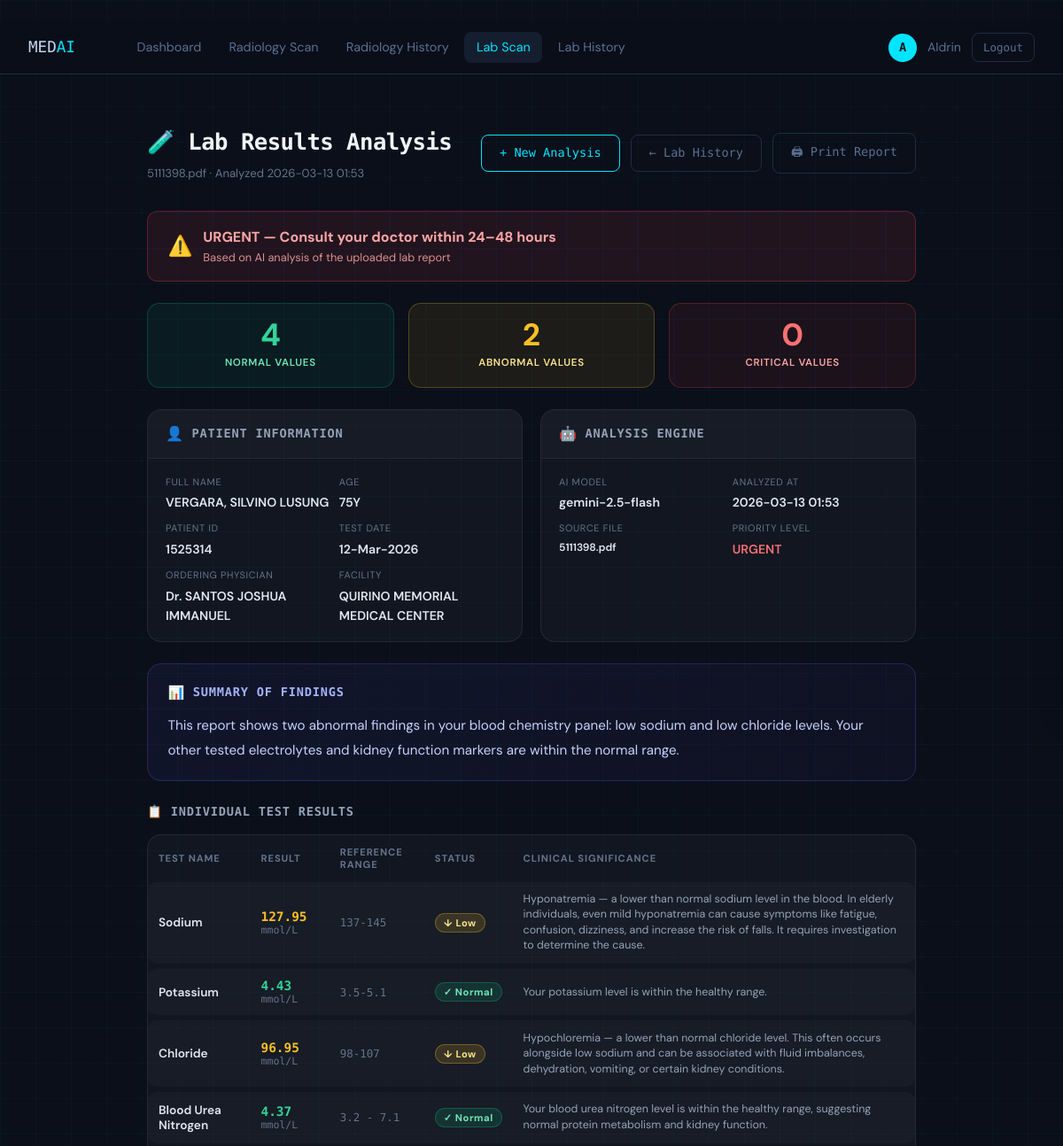
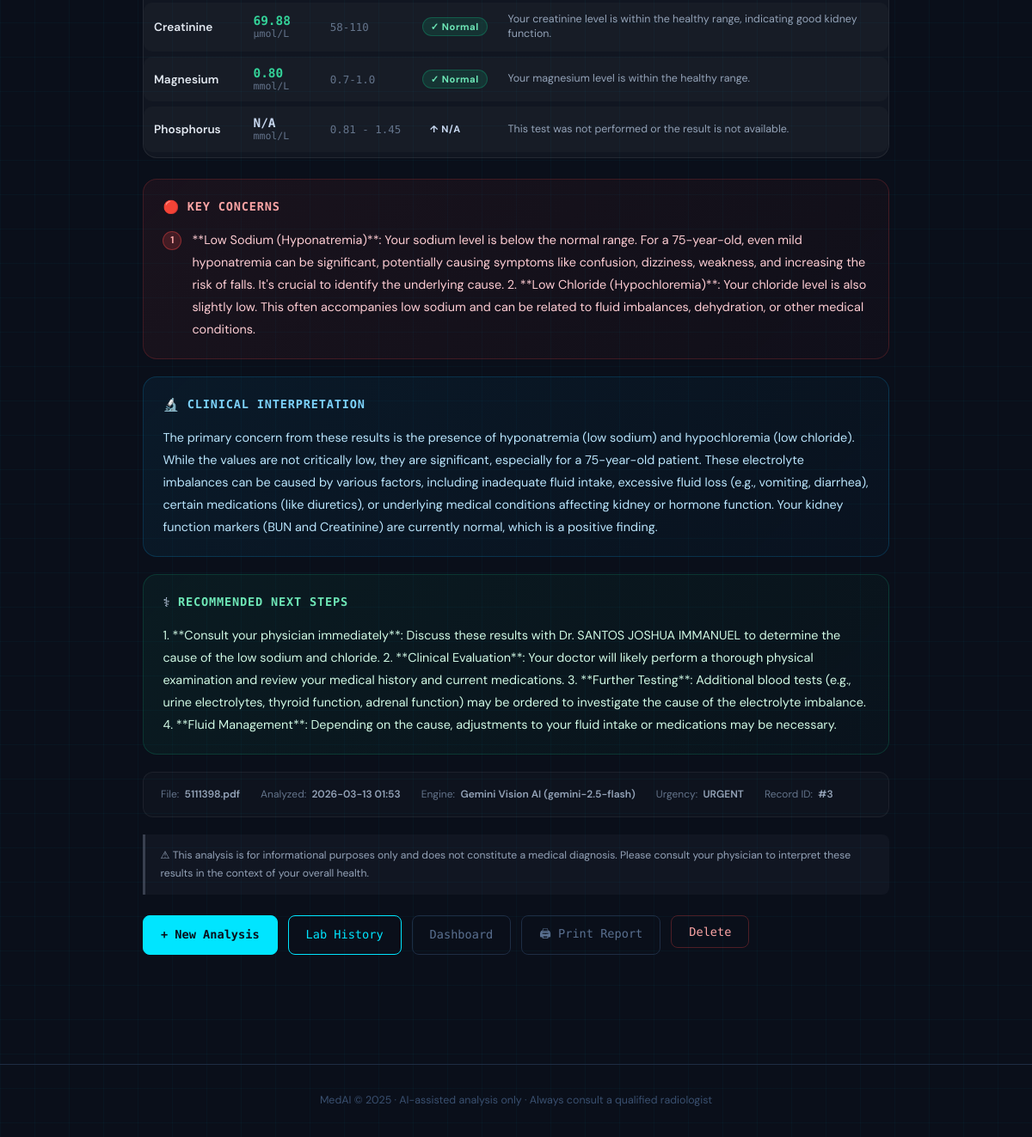
The page /lab-results/3 (signed in) on the database its author committed (2 pictures, top to bottom).
### app/database/models.py (models this page shows, shortened)
class User(db.Model, UserMixin):
    __tablename__ = "users"
    id            = db.Column(db.Integer, primary_key=True)
    name          = db.Column(db.String(120), nullable=False)
    email         = db.Column(db.String(180), unique=True, nullable=False, index=True)
    password_hash = db.Column(db.String(256), nullable=False)
    role          = db.Column(db.String(20), default="clinician")   # clinician | radiologist | admin
    created_at    = db.Column(db.DateTime, default=datetime.utcnow)
    uploads = db.relationship(
        "Upload", backref="owner", lazy=True, cascade="all, delete-orphan"
    )

class LabResult(db.Model):
    __tablename__ = "lab_results"
    id                 = db.Column(db.Integer, primary_key=True)
    user_id            = db.Column(db.Integer, db.ForeignKey("users.id"), nullable=False)
    original_filename  = db.Column(db.String(260))
    file_type          = db.Column(db.String(20))
    patient_name       = db.Column(db.String(200))
    patient_age        = db.Column(db.String(50))
    patient_id_ref     = db.Column(db.String(100))
    test_date          = db.Column(db.String(100))
    ordering_physician = db.Column(db.String(200))
    facility           = db.Column(db.String(200))
    summary            = db.Column(db.Text)
    key_concerns       = db.Column(db.Text)
    interpretation     = db.Column(db.Text)
    next_steps         = db.Column(db.Text)
    urgency            = db.Column(db.String(20))
    disclaimer         = db.Column(db.Text)
    normal_count       = db.Column(db.Integer, default=0)
    abnormal_count     = db.Column(db.Integer, default=0)
    critical_count     = db.Column(db.Integer, default=0)
    findings_json      = db.Column(db.Text)
    model_used         = db.Column(db.String(100))
    analysis_date      = db.Column(db.DateTime, default=datetime.utcnow)

### app/lab_routes.py (the view)
@lab_bp.route("/lab-results/<int:result_id>")
@login_required
def lab_result_view(result_id):
    from app.database.models import LabResult
    record = LabResult.query.get_or_404(result_id)
    if record.user_id != current_user.id:
        abort(403)
    findings = []
    if record.findings_json:
        try:
            findings = json.loads(record.findings_json)
        except Exception:
            findings = []
    return render_template("lab_result.html", record=record, findings=findings)

### templates/lab_result.html (shortened to what this page needs)
﻿{% extends "base.html" %}
{% block content %}
<div class="lab-result-page">
  <div class="lab-page-header anim-1">
    <div class="lab-page-header-left">
      <h1>🧪 Lab Results Analysis</h1>
      <p>{{ record.original_filename }} · Analyzed {{ record.analysis_date.strftime('%Y-%m-%d %H:%M') }}</p>
    </div>
    <div class="lab-header-actions">
      <a href="{{ url_for('lab.lab_upload') }}" class="btn btn-outline">+ New Analysis</a>
      <a href="{{ url_for('lab.lab_history') }}" class="btn btn-ghost">← Lab History</a>
      <button onclick="window.print()" class="btn btn-ghost">🖨 Print Report</button>
    </div>
  </div>
  {% set urgency_lower = record.urgency.lower() %}
  <div class="urgency-banner urgency-banner--{{ urgency_lower }} anim-1">
    <span class="urgency-icon">
      {% if record.urgency == 'EMERGENCY' %}🚨
      {% elif record.urgency == 'URGENT' %}⚠️
      {% elif record.urgency == 'SOON' %}🔔
      {% else %}✅{% endif %}
    </span>
    <div class="urgency-text">
      <strong>{{ record.urgency }} —
        {% if record.urgency == 'EMERGENCY' %}Seek immediate medical attention
        {% elif record.urgency == 'URGENT' %}Consult your doctor within 24–48 hours
        {% elif record.urgency == 'SOON' %}Schedule an appointment within 1 week
        {% else %}No urgent action required — follow up at your next visit{% endif %}
      </strong>
      <span>Based on AI analysis of the uploaded lab report</span>
    </div>
  </div>
  <div class="lab-stats-row anim-2">
    <div class="lab-stat-card lab-stat-card--normal">
      <div class="lab-stat-val">{{ record.normal_count }}</div>
      <div class="lab-stat-label">Normal Values</div>
    </div>
    <div class="lab-stat-card lab-stat-card--abnormal">
      <div class="lab-stat-val">{{ record.abnormal_count }}</div>
      <div class="lab-stat-label">Abnormal Values</div>
    </div>
    <div class="lab-stat-card lab-stat-card--critical">
      <div class="lab-stat-val">{{ record.critical_count }}</div>
      <div class="lab-stat-label">Critical Values</div>
    </div>
  </div>
  <div class="lab-layout anim-3">
    <div class="lab-card">
      <div class="lab-card-header">
        <span class="lab-card-header-icon">👤</span>
        <h3>Patient Information</h3>
      </div>
      <div class="lab-card-body">
        <div class="patient-info-grid">
          <div class="patient-info-item">
            <div class="patient-info-label">Full Name</div>
            <div class="patient-info-value">{{ record.patient_name }}</div>
          </div>
          <div class="patient-info-item">
            <div class="patient-info-label">Age</div>
            <div class="patient-info-value">{{ record.patient_age }}</div>
          </div>
          <div class="patient-info-item">
            <div class="patient-info-label">Patient ID</div>
            <div class="patient-info-value">{{ record.patient_id_ref }}</div>
          </div>
          <div class="patient-info-item">
            <div class="patient-info-label">Test Date</div>
            <div class="patient-info-value">{{ record.test_date }}</div>
          </div>
          <div class="patient-info-item">
            <div class="patient-info-label">Ordering Physician</div>
            <div class="patient-info-value">{{ record.ordering_physician }}</div>
          </div>
          <div class="patient-info-item">
            <div class="patient-info-label">Facility</div>
            <div class="patient-info-value">{{ record.facility }}</div>
          </div>
        </div>
      </div>
    </div>
    <div class="lab-card">
      <div class="lab-card-header">
        <span class="lab-card-header-icon">🤖</span>
        <h3>Analysis Engine</h3>
      </div>
      <div class="lab-card-body">
        <div class="patient-info-grid">
          <div class="patient-info-item">
            <div class="patient-info-label">AI Model</div>
            <div class="patient-info-value">{{ record.model_used }}</div>
          </div>
          <div class="patient-info-item">
            <div class="patient-info-label">Analyzed At</div>
            <div class="patient-info-value">{{ record.analysis_date.strftime('%Y-%m-%d %H:%M') }}</div>
          </div>
          <div class="patient-info-item">
            <div class="patient-info-label">Source File</div>
            <div class="patient-info-value" style="font-size:.75rem;word-break:break-all">{{ record.original_filename }}</div>
          </div>
          <div class="patient-info-item">
            <div class="patient-info-label">Priority Level</div>
            <div class="patient-info-value">
              <span style="{% if record.urgency in ('EMERGENCY','URGENT') %}color:#f87171{% elif record.urgency == 'SOON' %}color:#fbbf24{% else %}color:#34d399{% endif %}">{{ record.urgency }}</span>
            </div>
          </div>
        </div>
      </div>
    </div>
  </div>
  {% if record.summary %}
  <div class="summary-section anim-4">
    <div class="summary-header">
      <span>📊</span>
      <h3>Summary of Findings</h3>
    </div>
    <div class="summary-text">{{ record.summary }}</div>
  </div>
  {% endif %}
  {% if findings %}
  <div class="test-results-section anim-5">
    <h3>📋 Individual Test Results</h3>
    <div class="lab-card" style="overflow-x:auto;">
      <table class="results-table">
        <thead>
          <tr>
            <th>Test Name</th>
            <th>Result</th>
            <th>Reference Range</th>
            <th>Status</th>
            <th>Clinical Significance</th>
          </tr>
        </thead>
        <tbody>
          {% for f in findings %}
          {% set status_lower = f.status | lower %}
          <tr>
            <td><span class="test-name">{{ f.test_name }}</span></td>
            <td>
              <span class="test-value test-value--{{ status_lower }}">
                {{ f.value }}{% if f.unit %} <small style="font-weight:400;color:#64748b">{{ f.unit }}</small>{% endif %}
              </span>
            </td>
            <td><span class="test-ref">{{ f.reference_range }}</span></td>
            <td>
              <span class="status-badge status-badge--{{ status_lower }}">
                {% if status_lower == 'normal' %}✓{% elif status_lower == 'critical' %}!{% elif status_lower == 'low' %}↓{% else %}↑{% endif %}
                {{ f.status }}
              </span>
            </td>
            <td><span class="significance-text">{{ f.clinical_significance }}</span></td>
          </tr>
          {% endfor %}
        </tbody>
      </table>
    </div>
  </div>
  {% endif %}
  {% if record.key_concerns %}
  <div class="lab-full-section concerns anim-5">
    <div class="lab-section-header">
      <span>🔴</span>
      <h3>Key Concerns</h3>
    </div>
    <div class="lab-section-body">
      {% set concerns_text = record.key_concerns %}
      {% if '1.' in concerns_text or '1)' in concerns_text %}
        <ul class="concerns-list">
          {% for line in concerns_text.split('\n') %}
            {% set stripped = line.strip() %}
            {% if stripped and stripped[0].isdigit() %}
              <li>
                <span class="concern-num">{{ loop.index }}</span>
                <span>{{ stripped.lstrip('0123456789.)- ') }}</span>
              </li>
            {% endif %}
          {% endfor %}
        </ul>
      {% else %}
        {{ concerns_text }}
      {% endif %}
    </div>
  </div>
  {% endif %}
  {% if record.interpretation %}
  <div class="lab-full-section interpretation anim-6">
    <div class="lab-section-header">
      <span>🔬</span>
      <h3>Clinical Interpretation</h3>
    </div>
    <div class="lab-section-body">{{ record.interpretation }}</div>
  </div>
  {% endif %}
  {% if record.next_steps %}
  <div class="lab-full-section next-steps anim-6">
    <div class="lab-section-header">
      <span>⚕</span>
      <h3>Recommended Next Steps</h3>
    </div>
    <div class="lab-section-body">{{ record.next_steps }}</div>
  </div>
  {% endif %}
  <div class="lab-meta-footer anim-7">
    <div class="lab-meta-item"><span class="meta-key">File:</span><span class="meta-val">{{ record.original_filename }}</span></div>
    <div class="lab-meta-item"><span class="meta-key">Analyzed:</span><span class="meta-val">{{ record.analysis_date.strftime('%Y-%m-%d %H:%M') }}</span></div>
    <div class="lab-meta-item"><span class="meta-key">Engine:</span><span class="meta-val">Gemini Vision AI ({{ record.model_used }})</span></div>
    <div class="lab-meta-item"><span class="meta-key">Urgency:</span><span class="meta-val">{{ record.urgency }}</span></div>
    <div class="lab-meta-item"><span class="meta-key">Record ID:</span><span class="meta-val">#{{ record.id }}</span></div>
  </div>
  <div class="lab-disclaimer anim-7">
    ⚠ {{ record.disclaimer if record.disclaimer else "This analysis is for informational purposes only and does not constitute a medical diagnosis. Please consult your physician to interpret these results in the context of your overall health." }}
  </div>
  <div class="lab-actions anim-7">
    <a href="{{ url_for('lab.lab_upload') }}" class="btn btn-primary">+ New Analysis</a>
    <a href="{{ url_for('lab.lab_history') }}" class="btn btn-outline">Lab History</a>
    <a href="{{ url_for('main.dashboard') }}" class="btn btn-ghost">Dashboard</a>
    <button onclick="window.print()" class="btn btn-ghost">🖨 Print Report</button>
    <form method="POST" action="{{ url_for('lab.lab_delete', result_id=record.id) }}"
          onsubmit="return confirm('Delete this lab result? This cannot be undone.')"
          style="display:inline;">
      <button type="submit" class="btn btn-ghost" style="color:#fca5a5;border-color:rgba(239,68,68,.3);">Delete</button>
    </form>
  </div>
</div>
{% endblock %}

### templates/base.html (shortened to what this page needs)
﻿<!DOCTYPE html>
<html lang="en">
<head>
  <link rel="stylesheet" href="{{ url_for('static', filename='css/main.css') }}"/>
</head>
<body>
<div class="bg-grid" aria-hidden="true"></div>
{% if current_user.is_authenticated %}
<nav class="navbar">
  <a href="{{ url_for('main.dashboard') }}" class="nav-brand">
    <span class="brand-text">MED<em>AI</em></span>
  </a>
  <div class="nav-links">
    <a href="{{ url_for('main.dashboard') }}"  class="nav-link {% if request.endpoint == 'main.dashboard' %}active{% endif %}">Dashboard</a>
    <a href="{{ url_for('main.upload') }}"     class="nav-link {% if request.endpoint == 'main.upload' %}active{% endif %}">Radiology Scan</a>
    <a href="{{ url_for('main.history') }}"    class="nav-link {% if request.endpoint == 'main.history' %}active{% endif %}">Radiology History</a>
    <a href="{{ url_for('lab.lab_upload') }}"  class="nav-link {% if request.endpoint == 'lab.lab_upload' or request.endpoint == 'lab.lab_result_view' %}active{% endif %}">Lab Scan</a>
    <a href="{{ url_for('lab.lab_history') }}" class="nav-link {% if request.endpoint == 'lab.lab_history' %}active{% endif %}">Lab History</a>
  </div>
  <div class="nav-user">
    <span class="user-badge">{{ current_user.name[0].upper() }}</span>
    <span class="user-name">{{ current_user.name }}</span>
    <a href="{{ url_for('auth.logout') }}" class="btn btn-sm btn-ghost">Logout</a>
  </div>
</nav>
{% endif %}
<main class="main-content">
  {% block content %}{% endblock %}
</main>
<footer class="footer">
  <p>MedAI © 2025 · AI-assisted analysis only · Always consult a qualified radiologist</p>
</footer>
</body>
</html>

### rows shown on the page
User: name "A", name "Aldrin"
LabResult: original_filename "5111398.pdf", analysis_date "2026-03-13 01:53", urgency "URGENT", normal_count "4", abnormal_count "2", critical_count "0", patient_name "VERGARA, SILVINO LUSUNG", patient_age "75Y", patient_id_ref "1525314", test_date "12-Mar-2026", ordering_physician "Dr. SANTOS JOSHUA IMMANUEL", facility "QUIRINO MEMORIAL MEDICAL CENTER", model_used "gemini-2.5-flash", summary "This report shows two abnormal findings in your blood chemistry panel: low sodium and low chloride levels. Your other tested electrolytes and kidney function markers are within the normal range.", lstrip "**Low Sodium (Hyponatremia)**: Your sodium level is below the normal range. For a 75-year-old, even mild hyponatremia can be significant, potentially causing symptoms like confusion, dizziness, weakness, and increasing the risk of falls. It's crucial to identify the underlying cause. 2. **Low Chloride (Hypochloremia)**: Your chloride level is also slightly low. This often accompanies low sodium and can be related to fluid imbalances, dehydration, or other medical conditions.", interpretation "The primary concern from these results is the presence of hyponatremia (low sodium) and hypochloremia (low chloride). While the values are not critically low, they are significant, especially for a 75-year-old patient. These electrolyte imbalances can be caused by various factors, including inadequate fluid intake, excessive fluid loss (e.g., vomiting, diarrhea), certain medications (like diuretics), or underlying medical conditions affecting kidney or hormone function. Your kidney function markers (BUN and Creatinine) are currently normal, which is a positive finding.", next_steps "1. **Consult your physician immediately**: Discuss these results with Dr. SANTOS JOSHUA IMMANUEL to determine the cause of the low sodium and chloride. 2. **Clinical Evaluation**: Your doctor will likely perform a thorough physical examination and review your medical history and current medications. 3. **Further Testing**: Additional blood tests (e.g., urine electrolytes, thyroid function, adrenal function) may be ordered to investigate the cause of the electrolyte imbalance. 4. **Fluid Management**: Depending on the cause, adjustments to your fluid intake or medications may be necessary.", id "3", disclaimer "This analysis is for informational purposes only and does not constitute a medical diagnosis. Please consult your physician to interpret these results in the context of your overall health."

### other values the page prints
{{ f.test_name }} "Sodium" "Potassium" "Chloride" "Blood Urea Nitrogen" "Creatinine" "Magnesium" "Phosphorus"
{{ f.value }} "127.95" "4.43" "96.95" "4.37" "69.88" "0.80" "N/A"
{{ f.unit }} "mmol/L" "mmol/L" "mmol/L" "mmol/L" "µmol/L" "mmol/L" "mmol/L"
{{ f.reference_range }} "137-145" "3.5-5.1" "98-107" "3.2 - 7.1" "58-110" "0.7-1.0" "0.81 - 1.45"
{{ f.status }} "Low" "Normal" "Low" "Normal" "Normal" "Normal" "N/A"
{{ f.clinical_significance }} "Your potassium level is within the healthy range." "Hypochloremia — a lower than normal chloride level. This often occurs alongside low sodium and can be associated with fluid imbalances, dehydration, vomiting, or certain kidney conditions." "Your blood urea nitrogen level is within the healthy range, suggesting normal protein metabolism and kidney function." "Your creatinine level is within the healthy range, indicating good kidney function." "Your magnesium level is within the healthy range." "This test was not performed or the result is not available."
